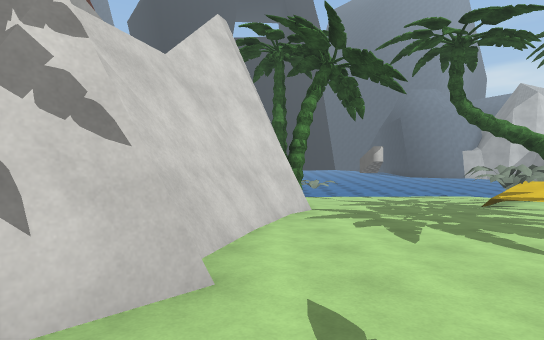
View 1 (above)

23 first-person views from a walk through a 3-D level made in the Unity game engine. The camera is 1.4 m above the floor, looks level and sees 80° across. The floor is counted in squares, 2 m on a side. Each view is taken from the middle of a square. On the plan, view 1 faces up. The plan holds only what a view shows up to about 10 squares ahead; the rest is blank. The place goes on beyond the plan. The player character is not drawn. Surface patterns are stand-ins for the level's own textures.

View 2
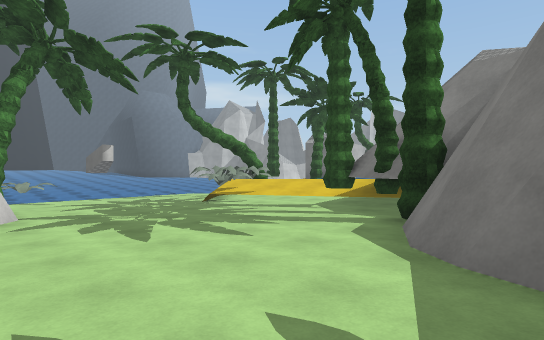

View 3
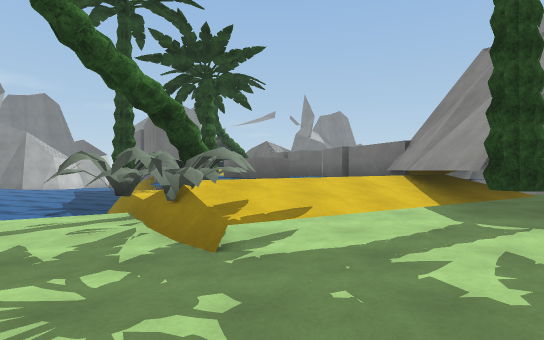

View 4
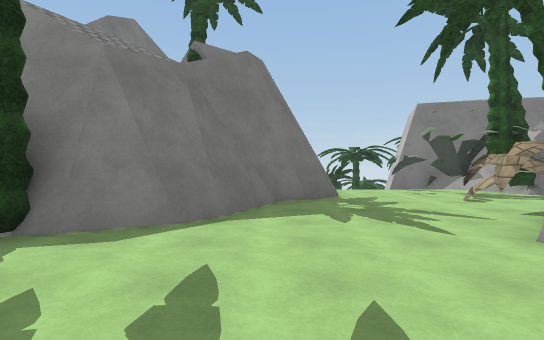

View 5
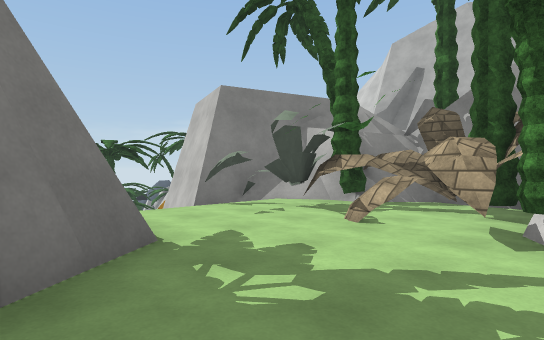

View 6
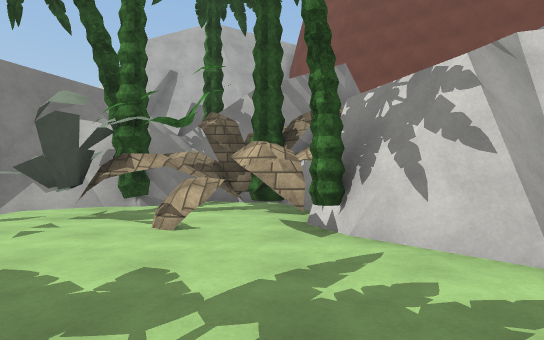

View 7
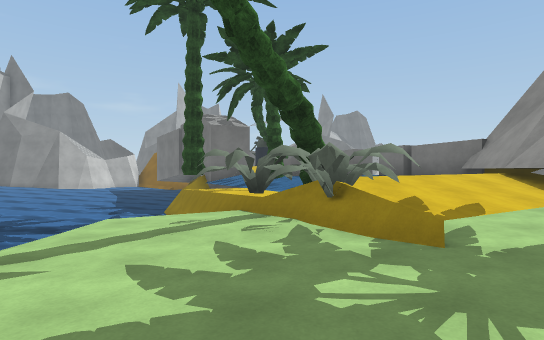

View 8
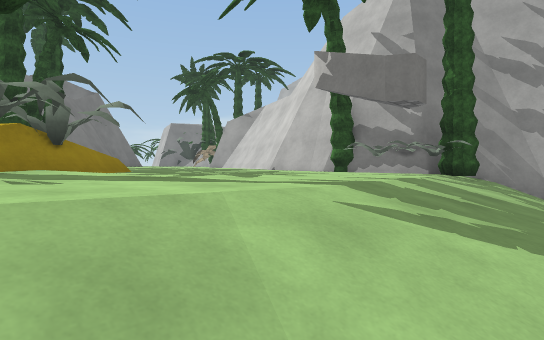

View 9
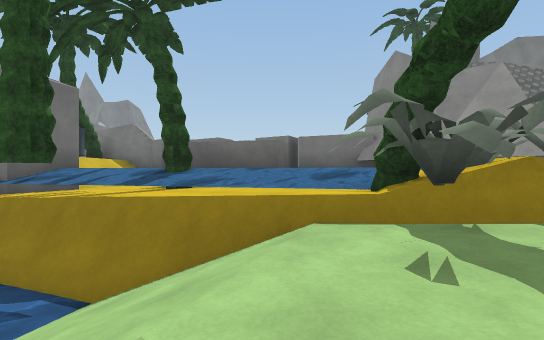

View 10
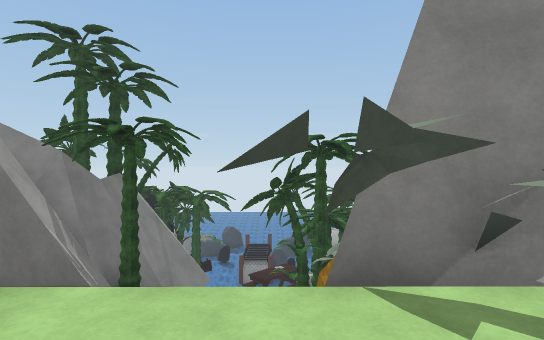

View 11
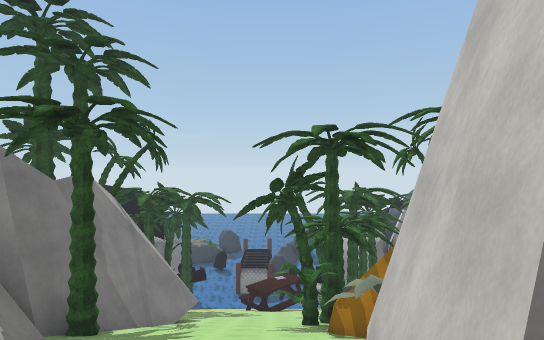

View 12
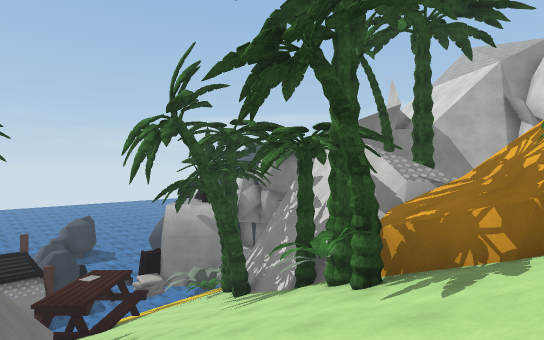

View 13
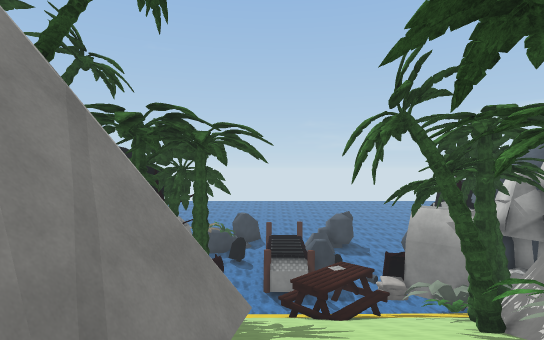

View 14
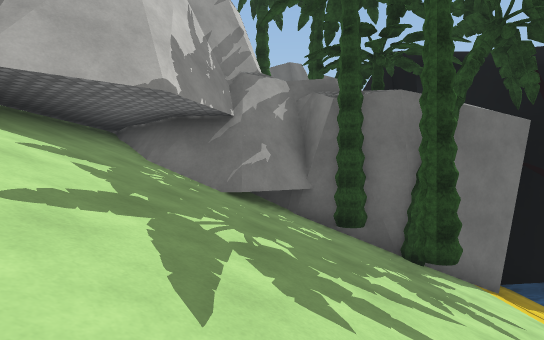

View 15
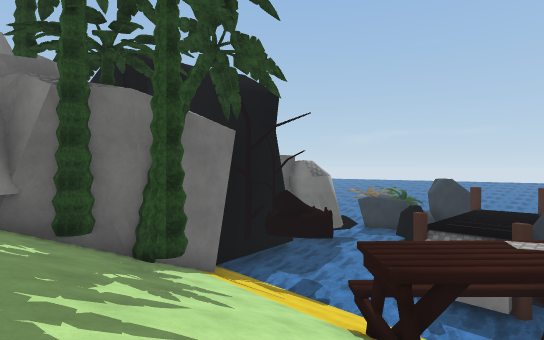

View 16
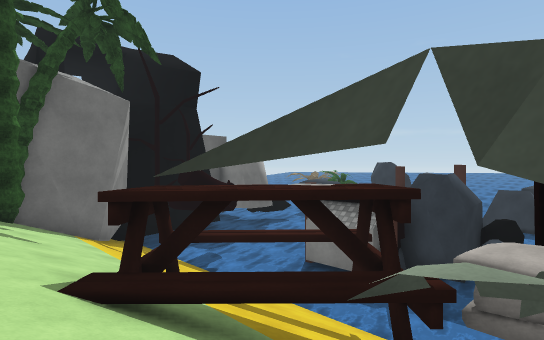

View 17
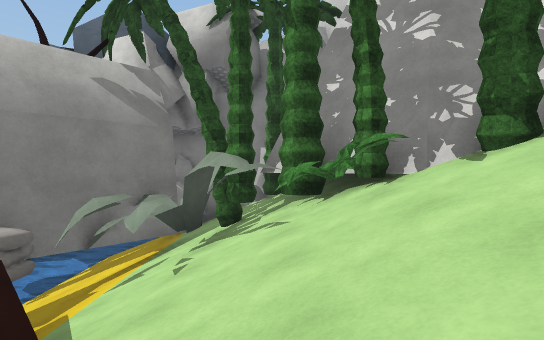

View 18
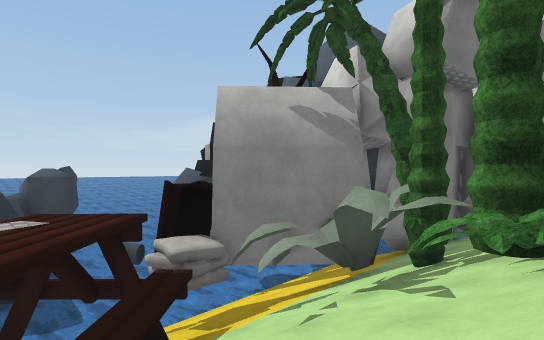

View 19
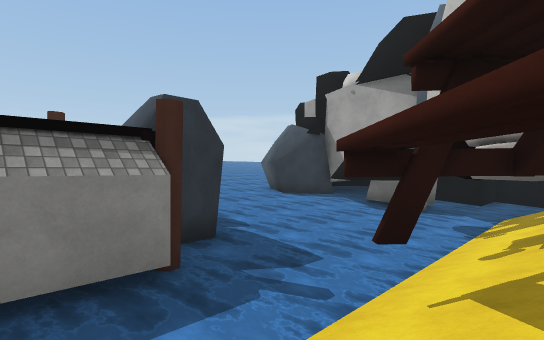

View 20
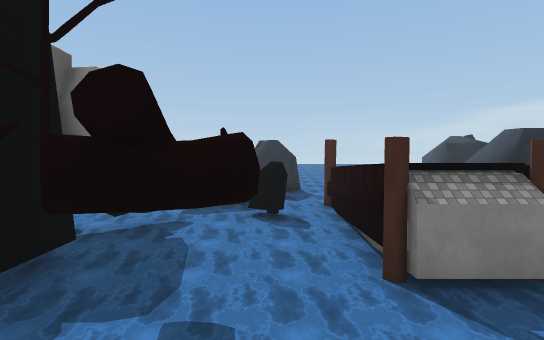

View 21
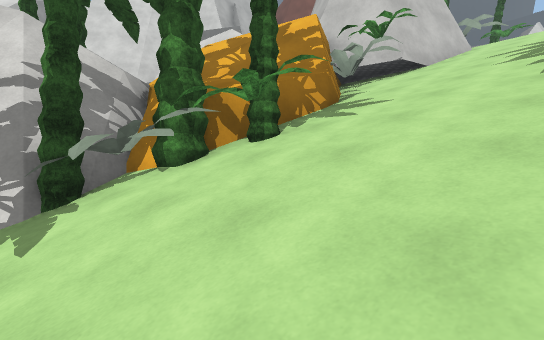

View 22
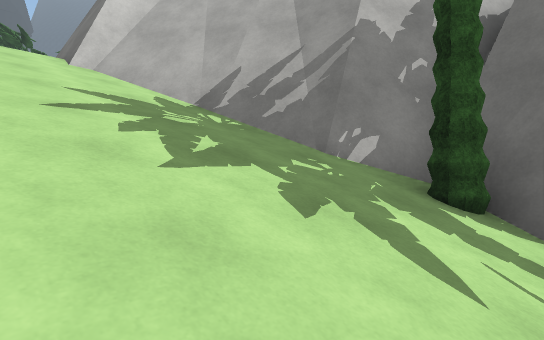

View 23
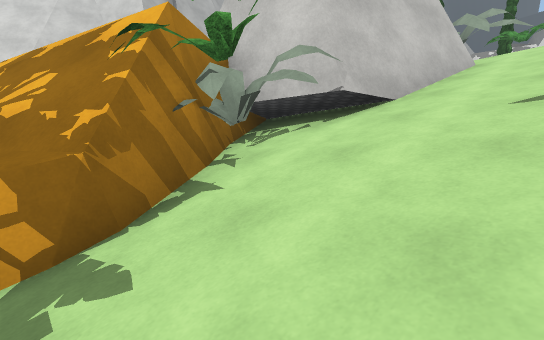

### Floor plan
Key: @ floor where view 1 was taken; # wall or solid block; . main floor; - floor 0.25 m lower than the main floor; : floor 0.5 m higher than the main floor; _ floor 0.5 m lower than the main floor; + floor 0.75 m higher than the main floor; < floor 0.75 m lower than the main floor; ( floor 1.25 m lower than the main floor; ! floor 12.5 m lower than the main floor; / step, stairs or slope; = window, fence, low wall or low ledge; ~ water the walk can cross; ≈ water the walk keeps out of; ^ raised ledge; T tree; P plant; R rock; O other object.
Columns run from 11 left of view 1 to 12 right of it. Each row starts with its distance up from view 1.
 14                    ≈≈≈≈≈
 13              //(///    ≈
 12          ##/<<<<<///~≈T≈
 11           #TT______/=≈TT
 10           ##OO____O/=.≈≈
  9            #T____OTO≈≈TT
  8            #____OOTT≈≈≈#
  7            #-___/:+~≈ ##
  6            #-----/:+
  5           ##------:+   ≈
  4           #------T######
  3           #.....T###
  2          ##.....T#
  1      ## ##....####
  0       ####.@..#
 -1     TT####...##
 -2      T^TT...##
 -3       #TOOO.#
 -4       ###O..#
 -5         ##//##
 -6          #///#
 -7        ###///##
 -8        ##O///##
 -9         OO////##
-10         #/////T#
-11         #/////##
-12        ##T///##
-13        #TP///## #
-14        #T////===#
-15        ##//////##
-16        #///////##
-17      ###T//////=#
-18    ####TP///////#
-19   T#=#T/////////#
-20  #!//#T!//////TT#
-21   RR/#######////#
-22   #R//####//////###
-23   ///////=////////#
-24 ≈≈~~~~~~~~~~~~~~~~#
-25  ≈≈R≈≈≈≈≈≈≈##≈≈≈≈≈#
-26  RRR≈≈≈≈≈RO#O≈≈≈≈≈#
-27   R≈≈≈≈≈RRR##≈≈≈≈≈≈

Positions as (right, up) in squares from view 1, and headings:
1: (0, 0), facing up
2: (0, 0), facing up-right
3: (2, 7), facing right
4: (2, 5), facing down
5: (2, 1), facing down-left
6: (2, 0), facing left
7: (2, 9), facing right
8: (7, 13), facing down-left
9: (6, 12), facing down-right
10: (-1, -2), facing down
11: (-1, -4), facing down
12: (2, -10), facing down-left
13: (1, -10), facing down
14: (-2, -17), facing right
15: (-2, -17), facing down-right
16: (-4, -19), facing down-right
17: (0, -19), facing left
18: (-1, -18), facing down-left
19: (1, -22), facing down-left
20: (3, -21), facing down
21: (1, -15), facing up-left
22: (-1, -11), facing up-right
23: (0, -11), facing up-left
